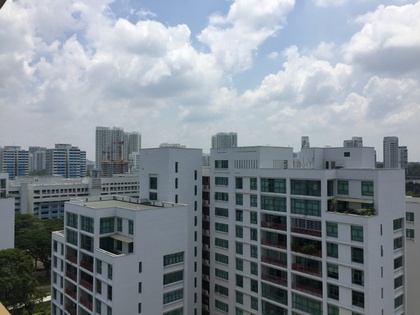
%> input picture image/im01.jpg, 420 x 315 px, shrunk from 640 x 480 before the run
$ octave PART7.m   (GNU Octave 9; MATLAB toolbox functions it lacks are replaced by stand-ins)
%> lines starting %> are read from the running program, lines starting %| are printed output that depends on the picture
%> further down, img_forward is the input picture: size 315x420x3 uint8; mean R, G, B 132.5, 140.9, 148.9
### barrel.m
function img_barrel=barrel(img,value)
%> called with value = 6
img=im2double(img);
[height,width,~]=size(img);
%> height = 315; width = 420
f=width/(2*tan(pi/value));
%> f = 363.7
img_barrel=zeros(height,width);
for i=1:height
for j=1:width
yy=f*tan((j-width/2)/f)+width/2;
xx=(i-height/2)*sqrt((j-width/2)^2+f^2)/f+height/2;
xx=round(xx);
yy=round(yy);
if(xx<1||yy<1||xx>height||yy>width)
continue;
end
img_barrel(i,j,1)=img(xx,yy,1);
img_barrel(i,j,2)=img(xx,yy,2);
img_barrel(i,j,3)=img(xx,yy,3);
end
end
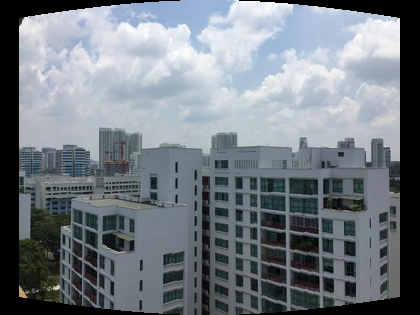
%> img_barrel: size 315x420x3 double; mean R, G, B 0.452, 0.482, 0.509
for n=width:-1:1
    if img_barrel(:,n,:)==0
        img_barrel(:,n,:)=[];
    end
end
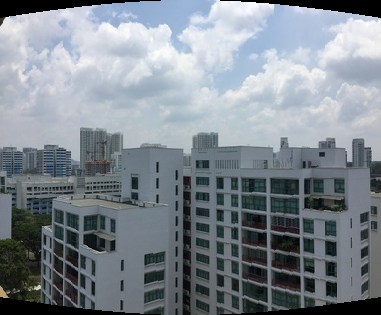
%> img_barrel: size 315x381x3 double; mean R, G, B 0.498, 0.531, 0.561

### PART7.m
clear;
clc;

img_forward=imread('im01.jpg');
% Cylindrical projection
img_forward=barrel(img_forward,6);
for i=2:8
%> (the run ends here)

$ run again, with image/im02.jpg copied over image/im01.jpg
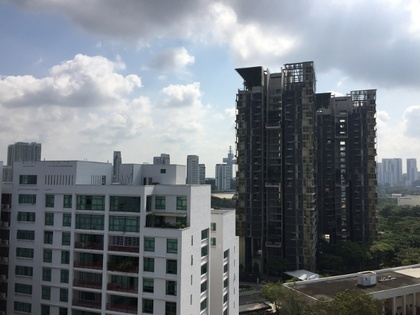
%> input picture image/im02.jpg, 420 x 315 px, shrunk from 640 x 480 before the run
%> img_forward is the input picture: size 315x420x3 uint8; mean R, G, B 118.6, 124.4, 130.6
%> after the loop in barrel, `for i=1:height`:
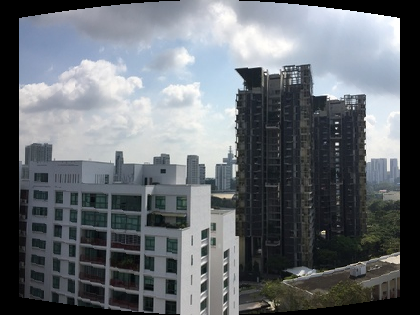
%> img_barrel: size 315x420x3 double; mean R, G, B 0.407, 0.427, 0.447
%> after the loop in barrel, `for n=width:-1:1`:
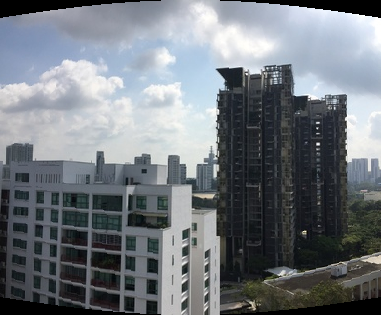
%> img_barrel: size 315x381x3 double; mean R, G, B 0.449, 0.47, 0.493

$ run again, with image/im03.jpg copied over image/im01.jpg
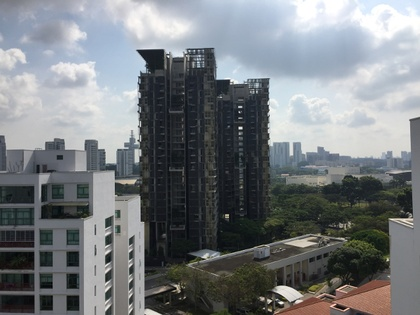
%> input picture image/im03.jpg, 420 x 315 px, shrunk from 640 x 480 before the run
%> img_forward is the input picture: size 315x420x3 uint8; mean R, G, B 119.9, 124.1, 127.3
%> after the loop in barrel, `for i=1:height`:
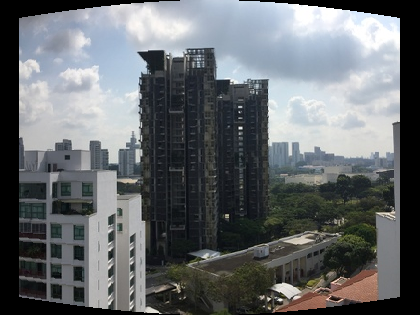
%> img_barrel: size 315x420x3 double; mean R, G, B 0.401, 0.416, 0.427
%> after the loop in barrel, `for n=width:-1:1`:
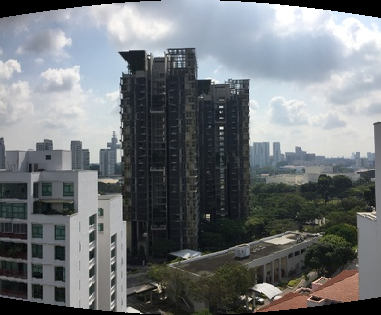
%> img_barrel: size 315x381x3 double; mean R, G, B 0.442, 0.459, 0.471

$ run again, with image/im04.jpg copied over image/im01.jpg
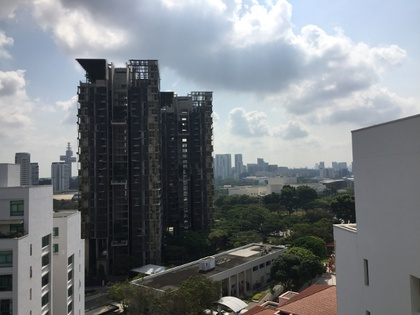
%> input picture image/im04.jpg, 420 x 315 px, shrunk from 640 x 480 before the run
%> img_forward is the input picture: size 315x420x3 uint8; mean R, G, B 120.2, 124.8, 128.8
%> after the loop in barrel, `for i=1:height`:
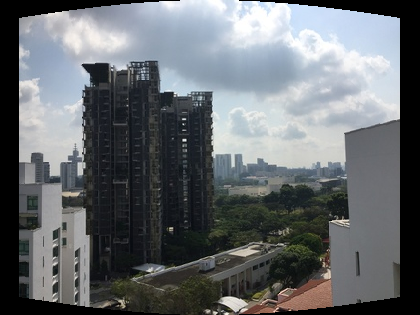
%> img_barrel: size 315x420x3 double; mean R, G, B 0.403, 0.419, 0.432
%> after the loop in barrel, `for n=width:-1:1`:
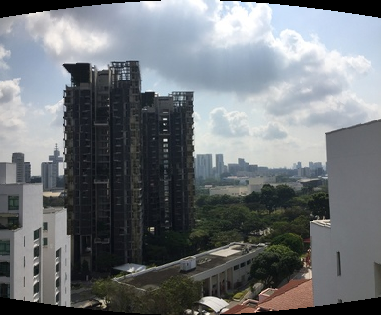
%> img_barrel: size 315x381x3 double; mean R, G, B 0.444, 0.462, 0.476
